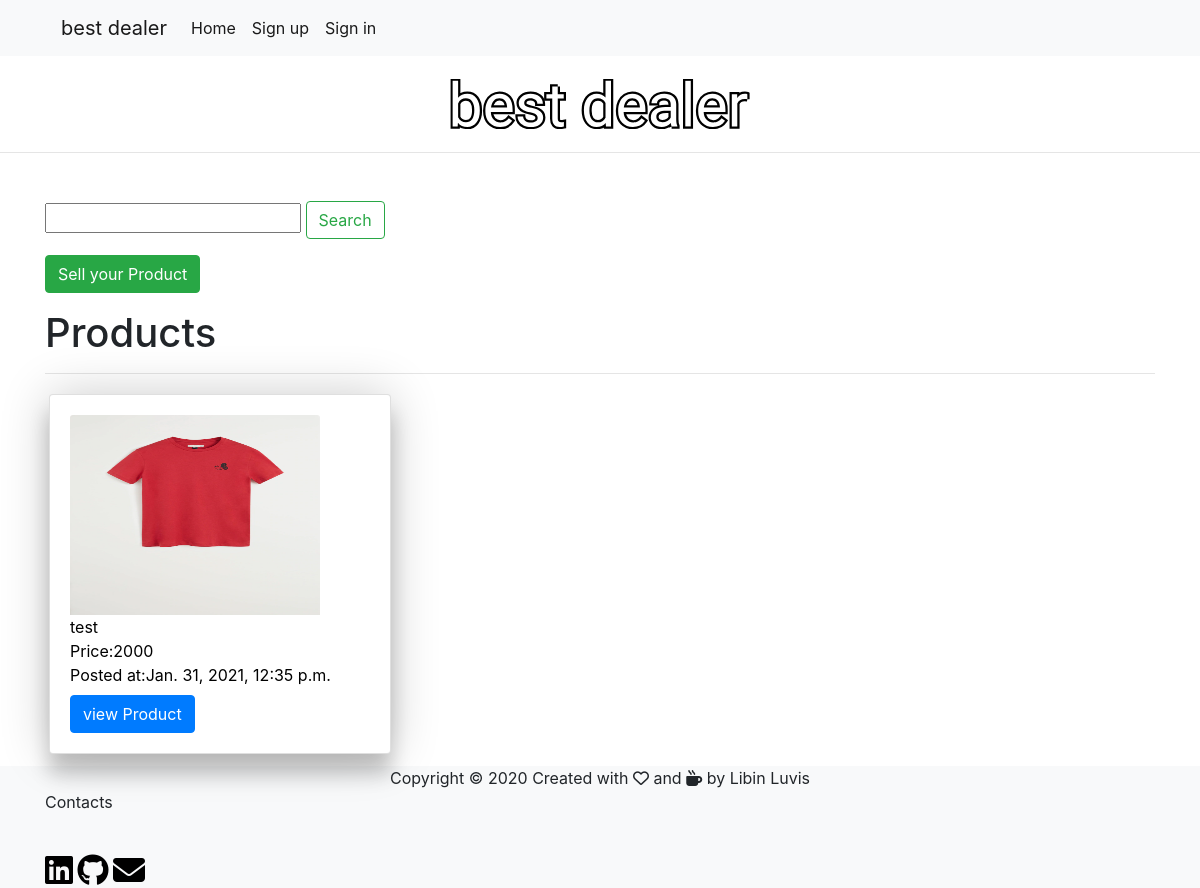
The page / on the database its author committed.
### home/models.py (models this page shows, shortened)
class image(models.Model):
    img = models.ImageField(upload_to='pics', null=True, blank=True)
    name = models.TextField(max_length=100)
    pro_type = models.TextField(max_length=250)
    pro_con=models.TextField(max_length=100)
    pro_Loc=models.TextField(max_length=200)
    pro_price=models.IntegerField()
    likes=models.ManyToManyField(User,related_name="pro_likes")
    auther=models.ForeignKey(User,on_delete=models.CASCADE,default=1,related_name='post_likes')
    created=models.DateTimeField(auto_now_add=True)
    updated=models.DateTimeField(auto_now=True)
    latitude=models.FloatField(blank=True,null=True)
    logitude=models.FloatField(blank=True,null=True)
    def __str__(self):
        return self.name

### home/views.py (the view)
# urls.py: 2. Add a URL to urlpatterns:  path('', views.home, name='home')
def home(request):
    from .models import image
    users = image.objects.all()
    lists = image.objects.all()
    myfilter=HomeFilter(request.GET,queryset=lists)
    context={'filter':myfilter,'users':users}
    return render(request,'upload1_pic.html',context)

### templates/upload1_pic.html (shortened to what this page needs)
{% load static %}
<!DOCTYPE html>
<html lang="en">
  <head>
    <link
      rel="stylesheet"
      href="https://stackpath.bootstrapcdn.com/bootstrap/4.5.2/css/bootstrap.min.css"
    />
    <link rel="stylesheet" href="{% static 'css/svg-title.css' %}" type="text/css" media="all" />
  </head>
  <body>
    <div class="root bg-light">
      <div class="container">
        <div class="row">
          <div class="col-12 col-md-12">
            <nav class="navbar navbar-expand-lg navbar-light bg-light">
              <a class="navbar-brand" href="/">best dealer</a>
              <div class="collapse navbar-collapse" id="navbarTogglerDemo02">
                <ul class="navbar-nav mr-auto mt-2 mt-lg-0">
                  <li class="nav-item active">
                    <a class="nav-link" href="/"
                      >Home <span class="sr-only">(current)</span></a
                    >
                  </li>
                  {% if user.is_authenticated %}
                  <li class="nav-item active" style="padding-top: 8px">
                    <h class="" style="color: black;">Hey {{user.first_name}}</h>
                  </li>
                  <li class="nav-item active">
                    <a class="nav-link" href="logout"
                      >Logout<span class="sr-only">(current)</span></a
                    >
                  </li>
                  <li class="nav-item active">
                    <a class="nav-link" href="accounts"
                      >account<span class="sr-only">(current)</span></a
                    >
                  </li>
                  {% else %}
                  <li class="nav-item active">
                    <a class="nav-link" href="register"
                      >Sign up<span class="sr-only">(current)</span></a
                    >
                  </li>
                  <li class="nav-item active">
                    <a class="nav-link" href="login"
                      >Sign in<span class="sr-only">(current)</span></a
                    >
                  </li>
                  {% endif %}
                </ul>
              </div>
            </nav>
          </div>
        </div>
      </div>
    </div>
<main>
  <div class="container mt-5">
    <div class="row">
      <div class="col-md-12 col-12">
        <div class="svg-title">
          </div>
      </div>
    </div>
  </div>
  <hr class="mt-5">
 <div class="container mt-5">
 <form method="GET">
 {{filter.form}}
 <button class="btn btn-outline-success" type="submit">Search</button>
</form>
</div>
      <div class="container mt-3">
        <div class="row">
          <div class="col-md-12 col-12">
            <a class="btn btn-success" href="sellproduct">Sell your Product</a>
          </div>
         </div>
      </div>
        <div class="container mt-3">
        <div class="row">
          <div class="col-md-12 col-12">
               <h1>Products</h1><hr>
          </div>
         </div>
      </div>
      <div class="container" id="product">
        <div class="row">
          {% for li in filter.qs %}
          <div class="col-md-4 col-12">
            <div class="card m-1">
              <div class="card-body" style="color: black;">
                <img
                  src="{{li.img.url}}"
                  class="card-img-top"
                  alt="..."
                  style="width:250px; height: 200px"
                /><br/>
                {{li}}<br>
                Price:{{li.pro_price}}<br>
                Posted at:{{li.created}}<br>
                <a href="{% url 'cart' li.id %}" class="btn btn-primary mt-2"
                  >view Product</a>
              </div>
            </div>
          </div>
          {%endfor%}
        </div>
      </div>
    </main>
    {% include 'fotter.html' %}
  </body>
</html>

### static/css/svg-title.css (style rules this page uses)
#title { position: absolute; top: 50%; left: 50%; transform: translate(-50%,-50%) }

### templates/upload1_pic.html (style rules this page uses)
main { min-height: calc(100vh - 56px - 82px); }
.svg-title { justify-content: center; display:flex; align-items: center; }
.card { box-shadow: 0 20px 20px rgba(0, 0, 0, 0.2), 0px 0px 50px rgba(0, 0, 0, 0.2); }

### rows shown on the page
image: img (picture), name "test", pro_price "2000", created "Jan. 31, 2021, 12:35 p.m."
